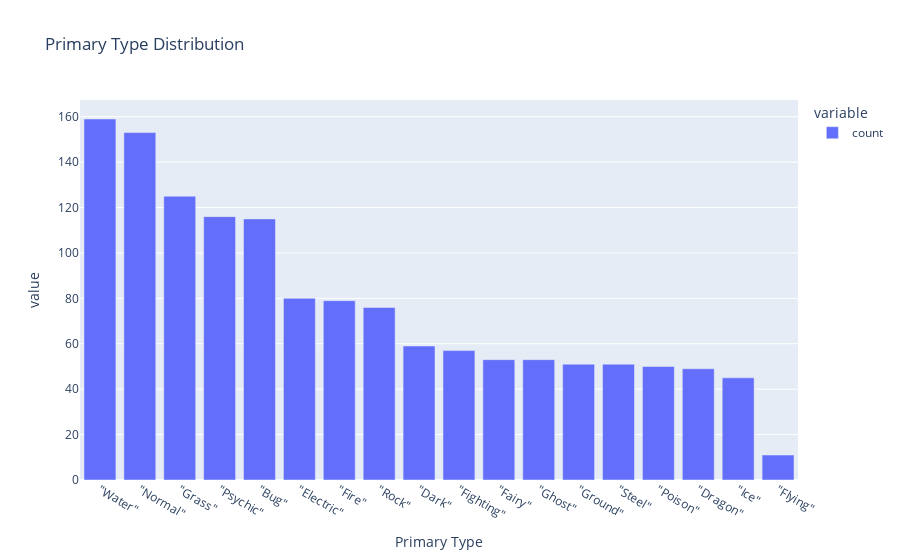

The notebook cell this image was saved under:
### Code cell
fig = px.bar(df['Primary Type'].value_counts(), title='Primary Type Distribution')
fig.show()

### Figure 1 — Plotly figure (JSON) as saved in the notebook; plotly's stock layout.template omitted (floating-point values rounded to 4 significant figures)
{"data": [{"alignmentgroup": "True", "hovertemplate": "variable=count<br>Primary Type=%{x}<br>value=%{y}<extra></extra>", "legendgroup": "count", "marker": {"color": "#636efa", "pattern": {"shape": ""}}, "name": "count", "offsetgroup": "count", "orientation": "v", "showlegend": true, "textposition": "auto", "type": "bar", "x": ["\"Water\"", "\"Normal\"", "\"Grass\"", "\"Psychic\"", "\"Bug\"", "\"Electric\"", "\"Fire\"", "\"Rock\"", "\"Dark\"", "\"Fighting\"", "\"Fairy\"", "\"Ghost\"", "\"Ground\"", "\"Steel\"", "\"Poison\"", "\"Dragon\"", "\"Ice\"", "\"Flying\""], "xaxis": "x", "y": [159, 153, 125, 116, 115, 80, 79, 76, 59, 57, 53, 53, 51, 51, 50, 49, 45, 11], "yaxis": "y"}], "layout": {"barmode": "relative", "legend": {"title": {"text": "variable"}, "tracegroupgap": 0}, "title": {"text": "Primary Type Distribution"}, "xaxis": {"anchor": "y", "domain": [0, 1], "title": {"text": "Primary Type"}}, "yaxis": {"anchor": "x", "domain": [0, 1], "title": {"text": "value"}}}}
